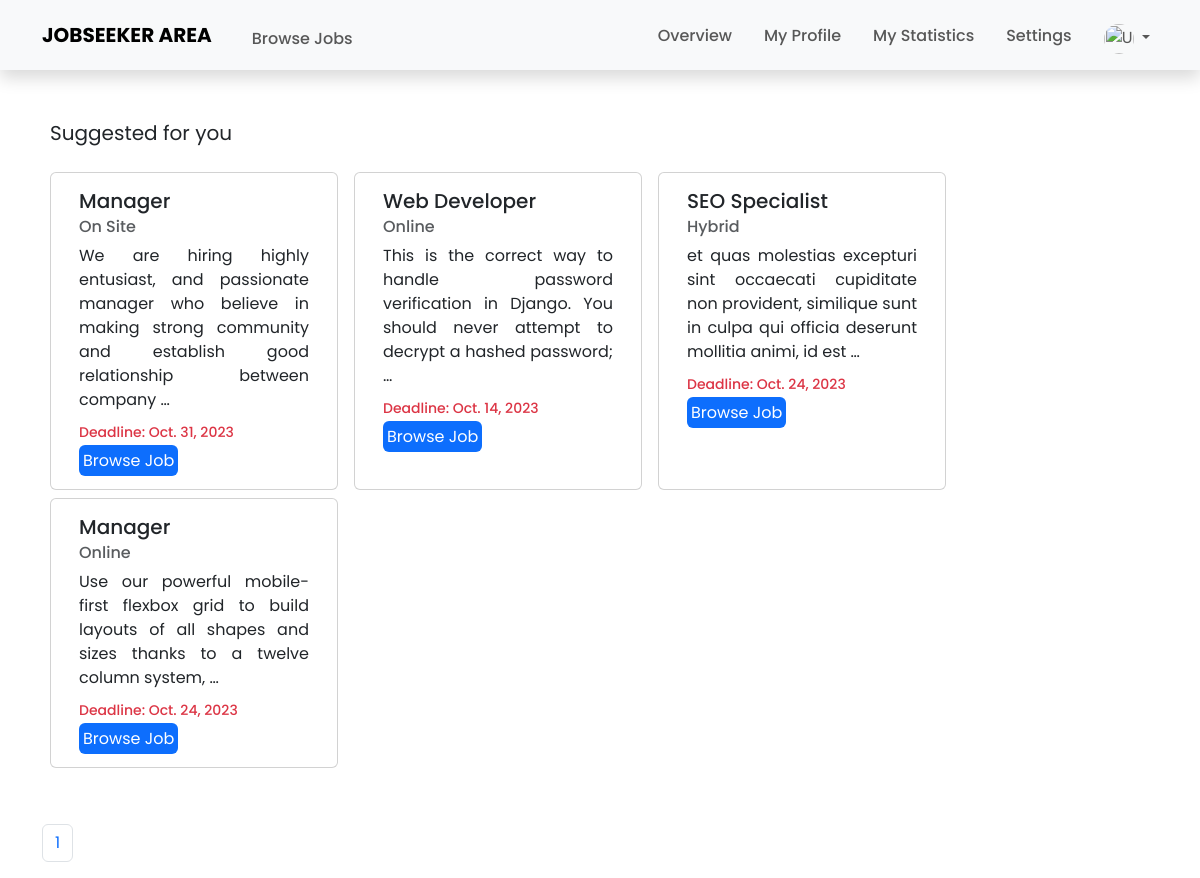
The app's page /jobseeker/ (signed in) with its own data.
### employer/models.py (models this page shows, shortened)
class Job(models.Model):
    employer = models.ForeignKey(Employer,on_delete=models.CASCADE,related_name='job')
    job_id = models.AutoField(primary_key=True)
    job_type = models.CharField(max_length=50,choices=JOB_TYPE,blank=False,null=False ,verbose_name='Job type')
    job_position = models.CharField(verbose_name="Position",max_length=100,null=False,blank=False)
    job_requirement = models.CharField(verbose_name="Requirements",max_length=100,null=False,blank=False)
    job_description = models.TextField(verbose_name="Description",null=False,blank=False)
    salary = models.TextField(max_length=30,blank=True,null=True)
    location_type = models.TextField(choices=LOCATION_TYPE,blank=False)
    deadline = models.DateField(blank=False,null=False,default=default_deadline)

### jobseeker/views.py (the view)
# urls.py: path('',jobseeker_dashboard,name="jobseeker-dashboard"),
def jobseeker_dashboard(request):
    email = request.session.get('jobseeker_email',None)
    if email:
        job = Job.objects.order_by('job_id')
        paginator = Paginator(job,6)
        page_number = request.GET.get('page')
        pages = paginator.get_page(page_number)
        total_pages = paginator.num_pages #Returns total number of pages.
        return render(request,'jobseeker-dashboard/dashboard.html',{'job':job,'pages':pages,'lastpage':total_pages,'pagelist':[n+1 for n in range(total_pages)]})
    else:
        messages.error(request,"Session Expired. Please login here.")
        return redirect('login')

### templates/jobseeker-dashboard/dashboard.html (shortened to what this page needs)
{% include '../base/header.html' %}
    {% block style %}
        {% load static %}
        <link rel="stylesheet" href="{%static 'css/jobseeker.css'%}">
    {% endblock style %}
    {% block navbar %}
        {% include './components/navbar.html' %}
    {% endblock navbar %}
    {%block content%}
    <div class="container">
        <div class="mt-5">
            <span class="fs-5 mx-2">Suggested for you</span>
        </div>
        <div class="container mt-4">
            <div class="row">
                <div class="col-md-12">
                    <div class="row row-cols-3">
                        {% for item in pages %}
                        <div class="card mb-2 mx-2" style="width: 18rem;">
                            <div class="card-body" style="text-align:justify;text-justify:inter-word;">
                                <h5 class="card-title">{{item.job_position}}</h5>
                                <h6 class="card-subtitle mb-2 text-body-secondary">{{item.location_type}}</h6>
                                <p class="card-text justified">{{item.job_description |truncatewords:20}}<p>
                                <h6 class="card-subtitle mb-2 small text-danger">Deadline: {{item.deadline}}</h6>
                                    <a href="browsejob/{{item.job_id}}" class="card-link bg-primary text-white p-1 rounded">Browse Job</a>
                                </div>
                            </div>
                            {%empty%}
                            <h1 class="fs-5"> No data found.</h5>
                            {% endfor %}
                         </div>
                    </div>
                </div>
        </div>
    </div>
    <div class="container mt-5">
        <nav aria-label="Page navigation">
            <ul class="pagination">
                {%for n in pagelist%}
                    <li class="page-item"><a class="page-link" href="/jobseeker/?page={{n}}">{{n}}</a></li>
                {%endfor%}
            </ul>
          </nav>
    </div>
    {%endblock content%}

### static/css/style.css (style rules this page uses)
.bg-primary { background-color: var(--color-primary) !important; }
a { text-decoration: none !important; }

### static/css/dashboard.css (style rules this page uses)
.card { overflow:hidden; }

### static/css/jobseeker.css (style rules this page uses)
.text-white { color: white !important; }

### records on screen
Job: job_position "Manager", location_type "On Site", job_description "We are hiring highly entusiast, and passionate manager who believe in making strong community and establish good relationship between company …", deadline "Oct. 31, 2023"
Job: job_position "Web Developer", location_type "Online", job_description "This is the correct way to handle password verification in Django. You should never attempt to decrypt a hashed password; …", deadline "Oct. 14, 2023"
Job: job_position "SEO Specialist", location_type "Hybrid", job_description "et quas molestias excepturi sint occaecati cupiditate non provident, similique sunt in culpa qui officia deserunt mollitia animi, id est …", deadline "Oct. 24, 2023"
Job: job_position "Manager", location_type "Online", job_description "Use our powerful mobile-first flexbox grid to build layouts of all shapes and sizes thanks to a twelve column system, …", deadline "Oct. 24, 2023"

### other values on screen
{{ n }} "1"
